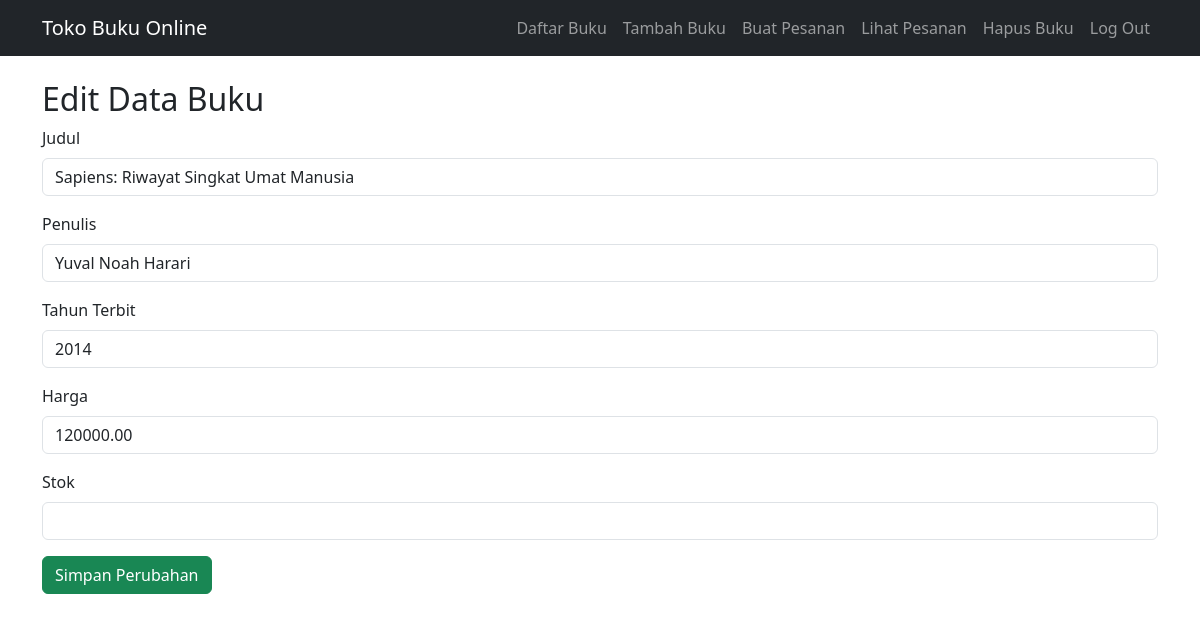
Screenshot of /form_edit.php?id=3 with the database file from the repository.
### tables this page shows
CREATE TABLE `buku` (
  `ID` int NOT NULL,
  `Judul` varchar(255) DEFAULT NULL,
  `Penulis` varchar(255) DEFAULT NULL,
  `Tahun_Terbit` int DEFAULT NULL,
  `Harga` decimal(10,2) DEFAULT NULL,
  `Stok` int DEFAULT NULL
);

### form_edit.php (the view, shortened to what this page needs)
<?php
include 'koneksi_db.php';
include 'nav.php';
$id = $_GET['id'] ?? 0;
$stmt = $conn->prepare("SELECT * FROM Buku WHERE ID = ?");
$stmt->bind_param("i", $id);
$stmt->execute();
$result = $stmt->get_result();
$row = $result->fetch_assoc();
?>
<!DOCTYPE html>
<html lang="en">
<head>
    <link href="https://cdn.jsdelivr.net/npm/bootstrap@5.3.0/dist/css/bootstrap.min.css" rel="stylesheet">
</head>
<body>
    <div class="container mt-4">
        <h2>Edit Data Buku</h2>
        <form method="post" action="proses_edit.php">
            <div class="mb-3">
                <label for="judul" class="form-label">Judul</label>
                <input type="text" class="form-control" id="judul" name="judul" value="<?= htmlspecialchars($row['Judul']) ?>" required>
            </div>
            <div class="mb-3">
                <label for="penulis" class="form-label">Penulis</label>
                <input type="text" class="form-control" id="penulis" name="penulis" value="<?= htmlspecialchars($row['Penulis']) ?>" required>
            </div>
            <div class="mb-3">
                <label for="tahun_terbit" class="form-label">Tahun Terbit</label>
                <input type="number" class="form-control" id="tahun_terbit" name="tahun_terbit" value="<?= $row['Tahun_Terbit'] ?>" required>
            </div>
            <div class="mb-3">
                <label for="harga" class="form-label">Harga</label>
                <input type="number" class="form-control" id="harga" name="harga" value="<?= $row['Harga'] ?>" step="0.01" required>
            </div>
            <div class="mb-3">
                <label for="stok" class="form-label">Stok</label>
                <input type="number" class="form-control" id="stok" name="stok" value="<?= $row['stok'] ?>" required>
            </div>
            <button type="submit" class="btn btn-success">Simpan Perubahan</button>
        </form>
    </div>
</body>
</html>

### rows the page displays
buku: judul "Sapiens: Riwayat Singkat Umat Manusia", penulis "Yuval Noah Harari", tahun_terbit "2014", harga "120000.00"
